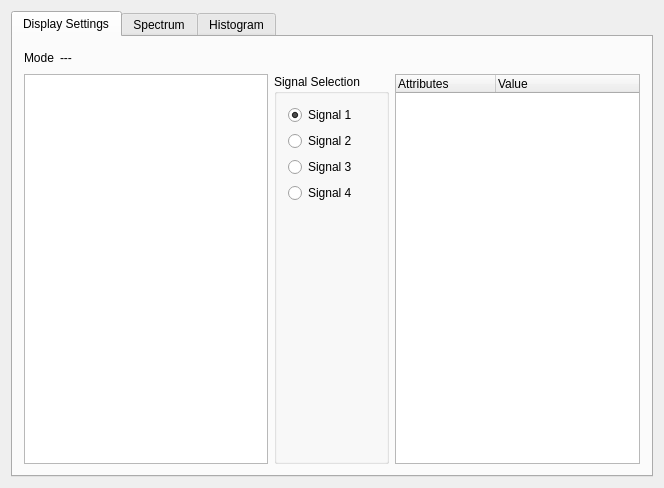
<?xml version="1.0" encoding="UTF-8"?>
<ui version="4.0">
 <class>MainWindow</class>
 <widget class="QMainWindow" name="MainWindow">
  <property name="geometry">
   <rect>
    <x>0</x>
    <y>0</y>
    <width>664</width>
    <height>488</height>
   </rect>
  </property>
  <property name="windowTitle">
   <string>Read-Time Display Tool</string>
  </property>
  <widget class="QWidget" name="centralWidget">
   <layout class="QVBoxLayout" name="verticalLayout_7">
    <item>
     <widget class="QTabWidget" name="tabWidget">
      <property name="currentIndex">
       <number>0</number>
      </property>
      <widget class="QWidget" name="tab">
       <attribute name="title">
        <string>Display Settings</string>
       </attribute>
       <layout class="QVBoxLayout" name="verticalLayout_3">
        <item>
         <layout class="QHBoxLayout" name="horizontalLayout">
          <item>
           <widget class="QLabel" name="label_13">
            <property name="text">
             <string>Mode</string>
            </property>
           </widget>
          </item>
          <item>
           <widget class="QLabel" name="label_14">
            <property name="text">
             <string>---</string>
            </property>
           </widget>
          </item>
          <item>
           <spacer name="horizontalSpacer_7">
            <property name="orientation">
             <enum>Qt::Horizontal</enum>
            </property>
            <property name="sizeHint" stdset="0">
             <size>
              <width>40</width>
              <height>20</height>
             </size>
            </property>
           </spacer>
          </item>
         </layout>
        </item>
        <item>
         <layout class="QHBoxLayout" name="horizontalLayout_3">
          <item>
           <widget class="QTextBrowser" name="textBrowser">
            <property name="verticalScrollBarPolicy">
             <enum>Qt::ScrollBarAlwaysOff</enum>
            </property>
            <property name="horizontalScrollBarPolicy">
             <enum>Qt::ScrollBarAlwaysOff</enum>
            </property>
           </widget>
          </item>
          <item>
           <widget class="QGroupBox" name="groupBox">
            <property name="title">
             <string>Signal Selection</string>
            </property>
            <layout class="QVBoxLayout" name="verticalLayout_4">
             <item>
              <widget class="QRadioButton" name="radioButton">
               <property name="enabled">
                <bool>true</bool>
               </property>
               <property name="text">
                <string>Signal 1</string>
               </property>
               <property name="checked">
                <bool>true</bool>
               </property>
               <attribute name="buttonGroup">
                <string notr="true">buttonGroup</string>
               </attribute>
              </widget>
             </item>
             <item>
              <widget class="QRadioButton" name="radioButton_2">
               <property name="enabled">
                <bool>true</bool>
               </property>
               <property name="text">
                <string>Signal 2</string>
               </property>
               <attribute name="buttonGroup">
                <string notr="true">buttonGroup</string>
               </attribute>
              </widget>
             </item>
             <item>
              <widget class="QRadioButton" name="radioButton_3">
               <property name="enabled">
                <bool>true</bool>
               </property>
               <property name="text">
                <string>Signal 3</string>
               </property>
               <attribute name="buttonGroup">
                <string notr="true">buttonGroup</string>
               </attribute>
              </widget>
             </item>
             <item>
              <widget class="QRadioButton" name="radioButton_4">
               <property name="enabled">
                <bool>true</bool>
               </property>
               <property name="text">
                <string>Signal 4</string>
               </property>
               <attribute name="buttonGroup">
                <string notr="true">buttonGroup</string>
               </attribute>
              </widget>
             </item>
             <item>
              <spacer name="verticalSpacer">
               <property name="orientation">
                <enum>Qt::Vertical</enum>
               </property>
               <property name="sizeHint" stdset="0">
                <size>
                 <width>20</width>
                 <height>200</height>
                </size>
               </property>
              </spacer>
             </item>
            </layout>
           </widget>
          </item>
          <item>
           <widget class="QTreeWidget" name="treeWidget">
            <property name="sizePolicy">
             <sizepolicy hsizetype="Expanding" vsizetype="Expanding">
              <horstretch>0</horstretch>
              <verstretch>0</verstretch>
             </sizepolicy>
            </property>
            <property name="verticalScrollBarPolicy">
             <enum>Qt::ScrollBarAsNeeded</enum>
            </property>
            <property name="horizontalScrollBarPolicy">
             <enum>Qt::ScrollBarAsNeeded</enum>
            </property>
            <property name="verticalScrollMode">
             <enum>QAbstractItemView::ScrollPerPixel</enum>
            </property>
            <column>
             <property name="text">
              <string>Attributes</string>
             </property>
            </column>
            <column>
             <property name="text">
              <string>Value</string>
             </property>
            </column>
           </widget>
          </item>
         </layout>
        </item>
       </layout>
      </widget>
      <widget class="QWidget" name="tab_2">
       <attribute name="title">
        <string>Spectrum</string>
       </attribute>
       <layout class="QVBoxLayout" name="verticalLayout">
        <item>
         <layout class="QHBoxLayout" name="horizontalLayout_7">
          <item>
           <widget class="QLabel" name="label_7">
            <property name="sizePolicy">
             <sizepolicy hsizetype="Minimum" vsizetype="Fixed">
              <horstretch>0</horstretch>
              <verstretch>0</verstretch>
             </sizepolicy>
            </property>
            <property name="text">
             <string>No. of Averaged Sample</string>
            </property>
           </widget>
          </item>
          <item>
           <widget class="QComboBox" name="comboBox">
            <item>
             <property name="text">
              <string>1</string>
             </property>
            </item>
            <item>
             <property name="text">
              <string>8</string>
             </property>
            </item>
            <item>
             <property name="text">
              <string>16</string>
             </property>
            </item>
            <item>
             <property name="text">
              <string>32</string>
             </property>
            </item>
            <item>
             <property name="text">
              <string>64</string>
             </property>
            </item>
           </widget>
          </item>
          <item>
           <spacer name="horizontalSpacer_5">
            <property name="orientation">
             <enum>Qt::Horizontal</enum>
            </property>
            <property name="sizeHint" stdset="0">
             <size>
              <width>40</width>
              <height>20</height>
             </size>
            </property>
           </spacer>
          </item>
          <item>
           <widget class="QLabel" name="label">
            <property name="text">
             <string>Bitdepth for Display</string>
            </property>
           </widget>
          </item>
          <item>
           <widget class="QComboBox" name="comboBox_3">
            <item>
             <property name="text">
              <string>16</string>
             </property>
            </item>
            <item>
             <property name="text">
              <string>12</string>
             </property>
            </item>
            <item>
             <property name="text">
              <string>8</string>
             </property>
            </item>
            <item>
             <property name="text">
              <string>4</string>
             </property>
            </item>
            <item>
             <property name="text">
              <string>2</string>
             </property>
            </item>
           </widget>
          </item>
         </layout>
        </item>
        <item>
         <widget class="QCustomPlot" name="widget" native="true"/>
        </item>
        <item>
         <layout class="QVBoxLayout" name="verticalLayout_6">
          <item>
           <layout class="QHBoxLayout" name="horizontalLayout_2">
            <property name="sizeConstraint">
             <enum>QLayout::SetMinimumSize</enum>
            </property>
            <item>
             <widget class="QPushButton" name="pushButton_3">
              <property name="text">
               <string>Auto Scale</string>
              </property>
             </widget>
            </item>
            <item>
             <spacer name="horizontalSpacer">
              <property name="orientation">
               <enum>Qt::Horizontal</enum>
              </property>
              <property name="sizeHint" stdset="0">
               <size>
                <width>40</width>
                <height>20</height>
               </size>
              </property>
             </spacer>
            </item>
            <item>
             <widget class="QPushButton" name="pushButton_6">
              <property name="text">
               <string>Capture</string>
              </property>
             </widget>
            </item>
            <item>
             <widget class="QPushButton" name="pushButton_5">
              <property name="text">
               <string>Freeze</string>
              </property>
             </widget>
            </item>
            <item>
             <widget class="QPushButton" name="pushButton_4">
              <property name="enabled">
               <bool>false</bool>
              </property>
              <property name="text">
               <string>Resume</string>
              </property>
             </widget>
            </item>
           </layout>
          </item>
          <item>
           <layout class="QHBoxLayout" name="horizontalLayout_4">
            <property name="sizeConstraint">
             <enum>QLayout::SetMinimumSize</enum>
            </property>
            <item>
             <widget class="QLabel" name="label_2">
              <property name="sizePolicy">
               <sizepolicy hsizetype="Minimum" vsizetype="Fixed">
                <horstretch>0</horstretch>
                <verstretch>0</verstretch>
               </sizepolicy>
              </property>
              <property name="text">
               <string>Time / s</string>
              </property>
             </widget>
            </item>
            <item>
             <widget class="QLabel" name="label_3">
              <property name="sizePolicy">
               <sizepolicy hsizetype="Minimum" vsizetype="Fixed">
                <horstretch>0</horstretch>
                <verstretch>0</verstretch>
               </sizepolicy>
              </property>
              <property name="text">
               <string>---</string>
              </property>
             </widget>
            </item>
            <item>
             <spacer name="horizontalSpacer_2">
              <property name="orientation">
               <enum>Qt::Horizontal</enum>
              </property>
              <property name="sizeHint" stdset="0">
               <size>
                <width>40</width>
                <height>20</height>
               </size>
              </property>
             </spacer>
            </item>
            <item>
             <widget class="QLabel" name="label_5">
              <property name="sizePolicy">
               <sizepolicy hsizetype="Minimum" vsizetype="Fixed">
                <horstretch>0</horstretch>
                <verstretch>0</verstretch>
               </sizepolicy>
              </property>
              <property name="text">
               <string>Channel</string>
              </property>
             </widget>
            </item>
            <item>
             <widget class="QLabel" name="label_4">
              <property name="sizePolicy">
               <sizepolicy hsizetype="Minimum" vsizetype="Fixed">
                <horstretch>0</horstretch>
                <verstretch>0</verstretch>
               </sizepolicy>
              </property>
              <property name="text">
               <string>-</string>
              </property>
             </widget>
            </item>
           </layout>
          </item>
         </layout>
        </item>
       </layout>
      </widget>
      <widget class="QWidget" name="tab_3">
       <attribute name="title">
        <string>Histogram</string>
       </attribute>
       <layout class="QVBoxLayout" name="verticalLayout_2">
        <item>
         <layout class="QHBoxLayout" name="horizontalLayout_8">
          <item>
           <widget class="QLabel" name="label_11">
            <property name="sizePolicy">
             <sizepolicy hsizetype="Minimum" vsizetype="Fixed">
              <horstretch>0</horstretch>
              <verstretch>0</verstretch>
             </sizepolicy>
            </property>
            <property name="text">
             <string>No. of Averaged Sample</string>
            </property>
           </widget>
          </item>
          <item>
           <widget class="QComboBox" name="comboBox_2">
            <item>
             <property name="text">
              <string>1</string>
             </property>
            </item>
            <item>
             <property name="text">
              <string>8</string>
             </property>
            </item>
            <item>
             <property name="text">
              <string>16</string>
             </property>
            </item>
            <item>
             <property name="text">
              <string>32</string>
             </property>
            </item>
            <item>
             <property name="text">
              <string>64</string>
             </property>
            </item>
           </widget>
          </item>
          <item>
           <spacer name="horizontalSpacer_6">
            <property name="orientation">
             <enum>Qt::Horizontal</enum>
            </property>
            <property name="sizeHint" stdset="0">
             <size>
              <width>40</width>
              <height>20</height>
             </size>
            </property>
           </spacer>
          </item>
          <item>
           <widget class="QLabel" name="label_12">
            <property name="text">
             <string>Bitdepth for Display</string>
            </property>
           </widget>
          </item>
          <item>
           <widget class="QComboBox" name="comboBox_4">
            <item>
             <property name="text">
              <string>16</string>
             </property>
            </item>
            <item>
             <property name="text">
              <string>12</string>
             </property>
            </item>
            <item>
             <property name="text">
              <string>8</string>
             </property>
            </item>
            <item>
             <property name="text">
              <string>4</string>
             </property>
            </item>
            <item>
             <property name="text">
              <string>2</string>
             </property>
            </item>
           </widget>
          </item>
         </layout>
        </item>
        <item>
         <widget class="QCustomPlot" name="widget_2" native="true"/>
        </item>
        <item>
         <layout class="QVBoxLayout" name="verticalLayout_8">
          <item>
           <layout class="QHBoxLayout" name="horizontalLayout_5">
            <item>
             <widget class="QPushButton" name="pushButton_10">
              <property name="text">
               <string>Auto Scale</string>
              </property>
             </widget>
            </item>
            <item>
             <spacer name="horizontalSpacer_3">
              <property name="orientation">
               <enum>Qt::Horizontal</enum>
              </property>
              <property name="sizeHint" stdset="0">
               <size>
                <width>40</width>
                <height>20</height>
               </size>
              </property>
             </spacer>
            </item>
            <item>
             <widget class="QPushButton" name="pushButton_9">
              <property name="text">
               <string>Capture</string>
              </property>
             </widget>
            </item>
            <item>
             <widget class="QPushButton" name="pushButton_7">
              <property name="text">
               <string>Freeze</string>
              </property>
             </widget>
            </item>
            <item>
             <widget class="QPushButton" name="pushButton_8">
              <property name="enabled">
               <bool>false</bool>
              </property>
              <property name="text">
               <string>Resume</string>
              </property>
             </widget>
            </item>
           </layout>
          </item>
          <item>
           <layout class="QHBoxLayout" name="horizontalLayout_6">
            <item>
             <widget class="QLabel" name="label_6">
              <property name="sizePolicy">
               <sizepolicy hsizetype="Minimum" vsizetype="Fixed">
                <horstretch>0</horstretch>
                <verstretch>0</verstretch>
               </sizepolicy>
              </property>
              <property name="text">
               <string>Time / s</string>
              </property>
             </widget>
            </item>
            <item>
             <widget class="QLabel" name="label_10">
              <property name="sizePolicy">
               <sizepolicy hsizetype="Minimum" vsizetype="Fixed">
                <horstretch>0</horstretch>
                <verstretch>0</verstretch>
               </sizepolicy>
              </property>
              <property name="text">
               <string>---</string>
              </property>
             </widget>
            </item>
            <item>
             <spacer name="horizontalSpacer_4">
              <property name="orientation">
               <enum>Qt::Horizontal</enum>
              </property>
              <property name="sizeHint" stdset="0">
               <size>
                <width>40</width>
                <height>20</height>
               </size>
              </property>
             </spacer>
            </item>
            <item>
             <widget class="QLabel" name="label_8">
              <property name="sizePolicy">
               <sizepolicy hsizetype="Minimum" vsizetype="Fixed">
                <horstretch>0</horstretch>
                <verstretch>0</verstretch>
               </sizepolicy>
              </property>
              <property name="text">
               <string>Channel</string>
              </property>
             </widget>
            </item>
            <item>
             <widget class="QLabel" name="label_9">
              <property name="sizePolicy">
               <sizepolicy hsizetype="Minimum" vsizetype="Fixed">
                <horstretch>0</horstretch>
                <verstretch>0</verstretch>
               </sizepolicy>
              </property>
              <property name="text">
               <string>-</string>
              </property>
             </widget>
            </item>
           </layout>
          </item>
         </layout>
        </item>
       </layout>
      </widget>
     </widget>
    </item>
   </layout>
  </widget>
 </widget>
 <layoutdefault spacing="6" margin="11"/>
 <customwidgets>
  <customwidget>
   <class>QCustomPlot</class>
   <extends>QWidget</extends>
   <header>qcustomplot.h</header>
   <container>1</container>
  </customwidget>
 </customwidgets>
 <resources/>
 <connections/>
 <buttongroups>
  <buttongroup name="buttonGroup"/>
 </buttongroups>
</ui>
